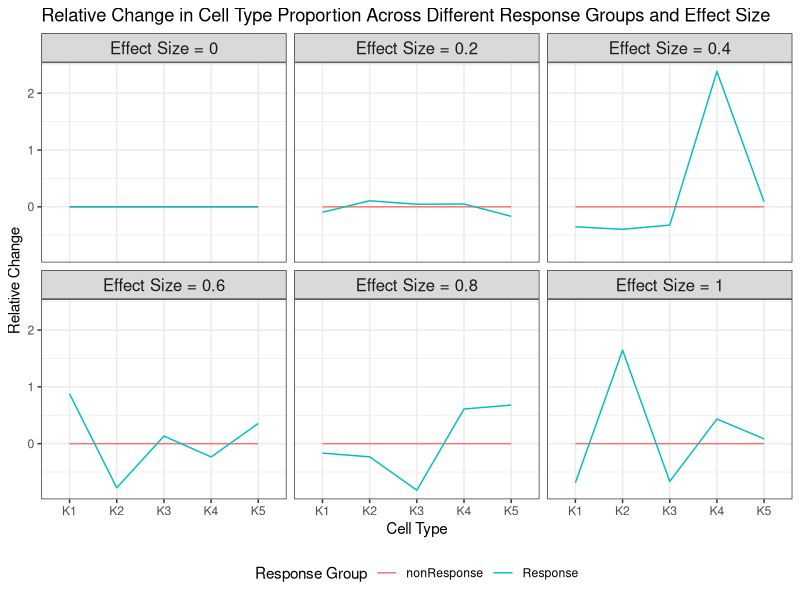

Here is the R script that generated this plot:
# Goal: This script is to generate cell type proportions before- and after- treatment
#       given different response group, for multiple patients
#       Response group will have fluctuation in cell type proportion after treatment
#       non-response group will NOT have fluctuation in cell type proportion after treatment
#       Both pre and post treatment proportion is generated from a Logistic Normal, 
#       followed by softmax transformation
#       We then visualize this difference between response group
# Author: Euphy Wu
# Date: Oct 30th, 2025
setwd("/proj/milovelab/wu/scLDAseq")
library(Matrix)
library(dplyr)
library(tidyverse)
library(MASS)
library(stringr)
################################################################################
############################## Useful Functions ################################
################################################################################
# This function is used to generate cell type proportion for before- and after- treatment
# nSample: number of patients
# nTimepoints: number of timepoints, defult = 2
# nCellType: Number of Cell types
# mean: mean of effect size
# sd: variance of effect size
# num_Cov:number of covariate of interest
generate_theta <- function(nSample, nTimepoints = 2, nCellType, mean, sd, num_Cov = 1){
    # To simulate proportion data, first we work in nCellType - 1 simplex
    Simplex <- nCellType - 1
    # define design matrix
    sample_ids <- rep(1:nSample, each = nTimepoints) 
    Timepoint <- rep(c(0, 1), nSample)
    Response <- rep(c(0, 1), each = (nSample * nTimepoints) / 2)
    # interaction Term
    Timepoint_Response <- Timepoint * Response
    
    # Create design matrix for each sample/time combination
    X <- data.frame(Timepoint = Timepoint,
                    Response = Response,
                    Timepoint_Response = Timepoint_Response)
    rownames(X) <- paste(paste0("Sample", sample_ids), ifelse(Response == 0, "nonResponse", "Response"),
                         ifelse(Timepoint == 0, "t1", "t2"), sep = "_")
    
    # Generate Effect Size Matrix, by sampling from Multivariate normal distribution
    # given pre-defined mean and covariance matrix
    gamma <- vector(mode = "list")
    for (i in 1:Simplex) {
        gamma[[i]] <- diag(mvrnorm(n = num_Cov, mu = mean[,i], Sigma = sd[[i]]))
    }
    gamma <- do.call(cbind, gamma)
    colnames(gamma) <- c(paste0("K", 1:ncol(gamma)))
    rownames(gamma) <- c("Timepoint", "Response", "Timepoint:Response")
    
    # Generate mu = X*effect size
    mu <- t(t(as.matrix(gamma))  %*% t(as.matrix(X)))
    
    # simulate patient random effect psi from a standard normal
    psi <- mvrnorm(n = nSample, mu = rep(0, Simplex),  Sigma= diag(rep(1, Simplex)))
    
    # adding random effect to the pre-calculated mean: eta = mu + psi
    for (i in 1:nSample) {
        idx_t1 <- 2 * (i - 1) + 1
        idx_t2 <- 2 * i
        
        mu[idx_t1, ] <- mu[idx_t1, ] + psi[i, ]
        mu[idx_t2, ] <- mu[idx_t2, ] + psi[i, ]
    }
    
    # softmax transformation of the simplex to proportion
    # adding 0 to every sample/time for identifiability in the model
    eta <- cbind(mu, 0)
    colnames(eta) <- paste0("K", 1:ncol(eta))
    
    map_to_simplx <- function(x) {
        exp(x - log(sum(exp(x))))
    }
    
    theta <- t(apply(eta, 1, map_to_simplx))
    theta <- list(t1 = theta[grep("t1", rownames(theta)), ], t2 = theta[grep("t2", rownames(theta)), ])
    return(list(theta = theta, gamma = gamma))
}

###############################################################################
########################### Simulation ########################################
###############################################################################

################## Define Parameters ###################
seed = 123
numCellType <- 5
# the variance of logistic normal dist.
# we want to test the effect given different effect size
gamma_sd <- c(0, 0.2, 0.4, 0.6, 0.8, 1)
# number of patients
nSample <- 20
# since we are interested in before- and after- treatment
# timepoint is 2
nTimepoints <- 2

# number of covariates in the logistic normal regression
# Response, Time and interaction between response:time
A = 3 

param_dat <- expand.grid(numCellType, gamma_sd)
colnames(param_dat) <- c("numCellType", "gamma_sd")

################### Data Generation ##########################
true_param <- vector(mode = "list")
# generate corresponding dataset given different covariance/ number of cell type combo
for (i in 1:nrow(param_dat)){
  nCellType <- param_dat[i,1]
  interaction_effect <- param_dat[i,2]
  simplex <- nCellType- 1 
  mean = matrix(rep(0, simplex*A), nrow = A)
  # since nonresponse group does not have cell type proportion change
  # the effect size for both time and interaction should be 0
  sd <- replicate(simplex, diag(c(rep(0, A - 1), interaction_effect), A), simplify = FALSE)
  true_param[[i]] <- generate_theta(nSample = nSample, nTimepoints = 2, nCellType = nCellType, mean = mean, sd = sd, num_Cov = A)
}

# For each parameter combination, we want to calculate the relative change in cell type proportion 
# averaged across samples within each group
proportion_change <- lapply(true_param, function(x){
    # calculate relative change
  RC <- (x$theta$t2-x$theta$t1)/x$theta$t1 %>% 
    as.data.frame()
  # extract response group
  RC$Response =str_extract(rownames(RC), "(?<=_)[^_]+(?=_)")
  RC <- RC %>%
    group_by(Response) %>%
    summarise(across(starts_with("K"), ~mean(.x, na.rm = TRUE)))
})
names(proportion_change) <- gamma_sd

###############################################################################
############################### Plot ##########################################
###############################################################################
# row bind the list and then pivot to long format
proportion_change <- bind_rows(proportion_change, .id = "gamma") %>%
  mutate(gamma = as.numeric(gamma)) %>%
  pivot_longer(cols = starts_with("K"), names_to = "K", values_to = "value")
proportion_change$gamma <- paste0("Effect Size = ", proportion_change$gamma)

ggplot(proportion_change, aes(x = K, y = value, color = Response, group = Response)) +
    geom_line() +
    ggtitle("Relative Change in Cell Type Proportion Across Different Response Groups and Effect Size") +
    facet_wrap(~ gamma) +  
    labs(x = "Cell Type", y = "Relative Change", color = "Response Group") +
    theme_bw() +
    theme(strip.text = element_text(size = 12), legend.position = "bottom")
 